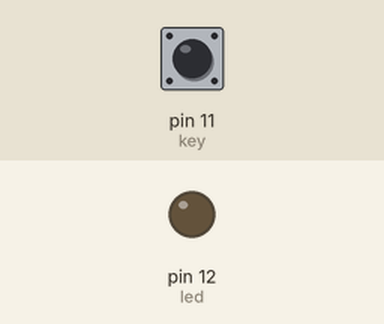
The sketch below on a simulated Arduino Uno, built with avr-gcc and run on an emulated ATmega328P. Shown: output pins drawn as LEDs (lit = HIGH). Dashed ring = blinking. Inputs (shaded band) come from the test bench; at power-on: pin 11 (key) LOW.

Above: at 1.2 s.
1.3 s: pin 11 (key) pulled HIGH for 1 s
At 1.55 s:
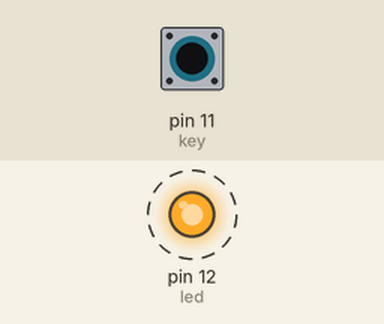
4.3 s: pin 11 (key) pulled HIGH for 3.2 s
At 8.8 s:
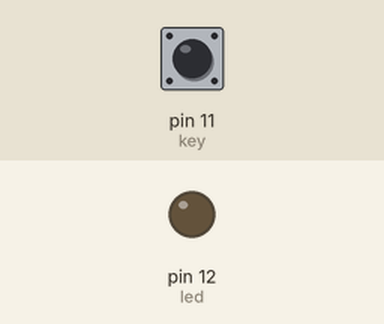
Timing chart, 0 to 10.3 s (numbered marks = the images above; inputs shaded):
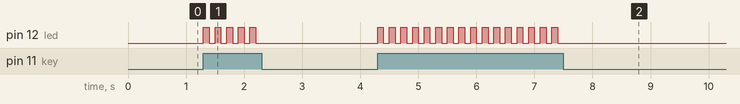

The sketch:

A05-_Push_Button_-_LED.ino
```cpp
int led = 12;
int key = 11;
int status = LOW;

void setup() {
  pinMode(led, OUTPUT);
  pinMode(key, INPUT);
}

void loop() {
  // 버튼을 누르면
  if(digitalRead(key) == HIGH) {
    // LED가 꺼진상태인지 체크함
    if(status == LOW) {
      digitalWrite(led, HIGH);
      status = HIGH;
     } else { // LED가 켜져있다면
      digitalWrite(led, LOW);
      status = LOW;
     }
  }
    delay(100); // 0.1초
}
```

Measured:
- after the input at 1.3 s, pin 12 (led): alternates HIGH for 0.10 s and LOW for 0.10 s, 10 changes in all, then stays LOW, starting at once
- after the input at 4.3 s, pin 12 (led): alternates HIGH for 0.10 s and LOW for 0.10 s, 32 changes in all, then stays LOW, starting at once
